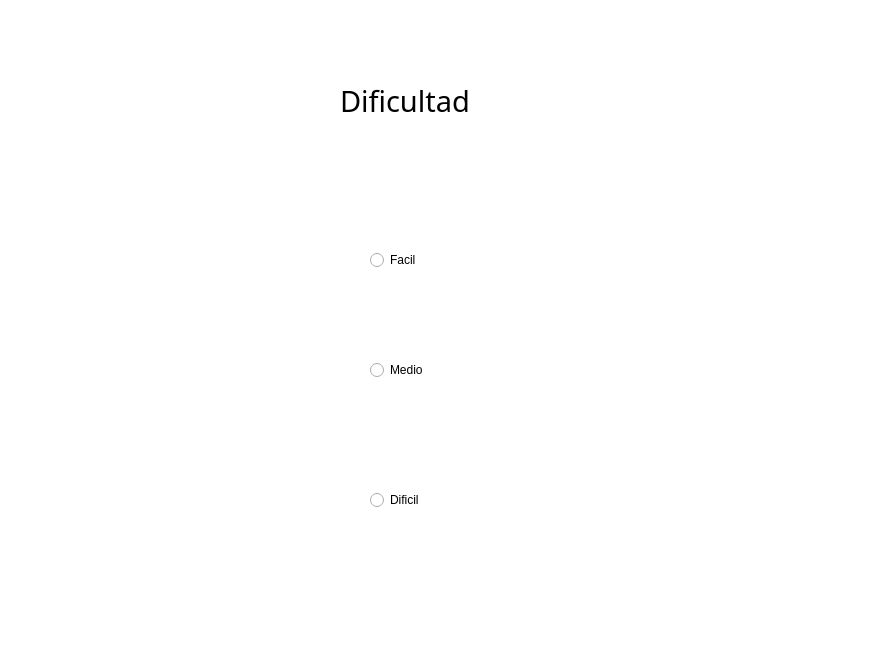
<?xml version="1.0" encoding="UTF-8"?>
<ui version="4.0">
 <class>Dificultad</class>
 <widget class="QWidget" name="Dificultad">
  <property name="geometry">
   <rect>
    <x>0</x>
    <y>0</y>
    <width>874</width>
    <height>651</height>
   </rect>
  </property>
  <property name="windowTitle">
   <string>Form</string>
  </property>
  <property name="styleSheet">
   <string notr="true">background-color: rgb(255, 255, 255);</string>
  </property>
  <widget class="QLabel" name="label">
   <property name="geometry">
    <rect>
     <x>340</x>
     <y>40</y>
     <width>441</width>
     <height>121</height>
    </rect>
   </property>
   <property name="font">
    <font>
     <family>MV Boli</family>
     <pointsize>22</pointsize>
    </font>
   </property>
   <property name="text">
    <string>Dificultad</string>
   </property>
  </widget>
  <widget class="QRadioButton" name="radioButton">
   <property name="geometry">
    <rect>
     <x>370</x>
     <y>250</y>
     <width>95</width>
     <height>20</height>
    </rect>
   </property>
   <property name="text">
    <string>Facil</string>
   </property>
  </widget>
  <widget class="QRadioButton" name="radioButton_2">
   <property name="geometry">
    <rect>
     <x>370</x>
     <y>360</y>
     <width>95</width>
     <height>20</height>
    </rect>
   </property>
   <property name="text">
    <string>Medio</string>
   </property>
  </widget>
  <widget class="QRadioButton" name="radioButton_3">
   <property name="geometry">
    <rect>
     <x>370</x>
     <y>490</y>
     <width>95</width>
     <height>20</height>
    </rect>
   </property>
   <property name="text">
    <string>Dificil</string>
   </property>
  </widget>
 </widget>
 <resources/>
 <connections/>
</ui>
